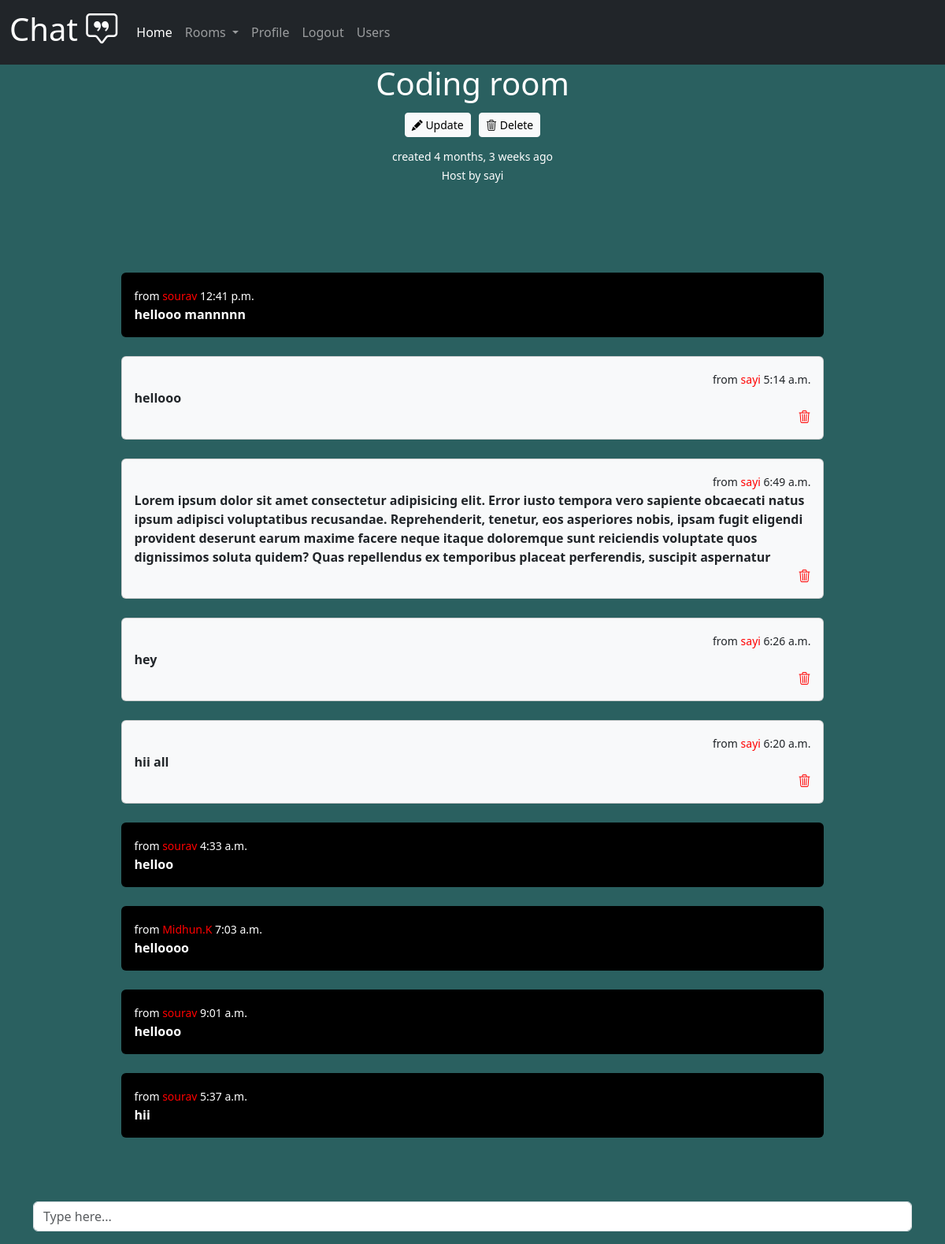
The page /room/35/ (signed in) on the database its author committed.
### home/models.py (models this page shows, shortened)
class Rooms(models.Model):
    name=models.CharField(max_length=250)
    user=models.ForeignKey(User,on_delete=models.CASCADE)
    password=models.CharField(max_length=250,null=True)
    created=models.DateTimeField(auto_now=True)
    updated=models.DateTimeField(auto_now_add=True)
    class Meta:
        ordering=['-created']

class Message(models.Model):
    body=models.TextField(max_length=1000,null=True,blank=True)
    user=models.ForeignKey(User,on_delete=models.CASCADE)
    rooms=models.ForeignKey(Rooms,on_delete=models.CASCADE)
    created=models.DateTimeField(auto_now=True)
    updated=models.DateTimeField(auto_now_add=True)
    class Meta:
        ordering=['-created']

### user/models.py (models this page shows)
class User(AbstractUser):
    email=models.EmailField(unique=True,null=True)
    img=models.ImageField(default='user.png',null=True)
    def __str__(self):
        return self.username
    class Meta:
        ordering=['-date_joined']
    USERNAME_FIELD='email'
    REQUIRED_FIELDS=[]

### home/views.py (the view, shortened to what this page needs)
# urls.py: path('room/<str:pk>/',views.room,name='room'),
@login_required(login_url='login')
def room(request,pk):
    rooms=Rooms.objects.get(id=pk)
    room_messages=rooms.message_set.all()
    context={'rooms':rooms,'room_messages':room_messages}
    return render(request,'room.html',context)

### home/templates/room.html (shortened to what this page needs)
{% extends 'main.html' %}
{% block content %}
<div class='text-white text-center '>
    <h1>{{rooms.name}}
        <br>
        {% if request.user == rooms.user %}
        <a class='btn btn-sm btn-light' href={% url 'updateroom' rooms.id %}><i class="bi bi-pencil-fill"></i> Update</a>
        <a class='btn btn-sm btn-light' href={% url 'deleteroom' rooms.id %}><i class="bi bi-trash3"></i> Delete</a>
        {% endif %}
    </h1>
    <small>created {{rooms.created|timesince}} ago </small><br>
    <small>Host by {{rooms.user}} </small>
</div>
<div id='parent'>
    <div>
        {% for message in room_messages %}
            {% if message.user == request.user %}
            <div class="card text-end bg-light">
                <div class="card-body">
                    <small>from <a href={% url 'profile' message.user.id %}>{{message.user}}</a> {{message.created|time}}</small><br>
                    <div class='text-start'>
                        <b>{{message.body}}</b>
                    </div>
                    <a href={% url 'deletemessage' message.id %}><i class="bi bi-trash3"></i></a>
                </div>
            </div>
            <br>
            {% else %}
            <div class="card text-start bg-black text-white">
                <div class="card-body ">
                    <small>from <a href={% url 'profile' message.user.id %}>{{message.user}}</a> {{message.created|time}}</small><br>
                    <div class='text-start'>
                        <b>{{message.body}}</b><br>
                    </div>
                </div>
            </div>
            <br>
            {% endif %}
        {% endfor %}
    </div>
    <div class='fixed-bottom container mb-3'>
        <form method='POST' action=''>
            <input type='text' name='body' class='form-control' placeholder='Type here...' />
        </form>
    </div>
</div>
{% endblock content %}

### rows shown on the page
Rooms: name "Coding room", created "4 months, 3 weeks", user "sayi"
Message: user "sourav", created "12:41 p.m.", body "hellooo mannnnn"
Message: user "sayi", created "5:14 a.m.", body "hellooo"
Message: user "sayi", created "6:49 a.m.", body "Lorem ipsum dolor sit amet consectetur adipisicing elit. Error iusto tempora vero sapiente obcaecati natus ipsum adipisci voluptatibus recusandae. Reprehenderit, tenetur, eos asperiores nobis, ipsam fugit eligendi provident deserunt earum maxime facere neque itaque doloremque sunt reiciendis voluptate quos dignissimos soluta quidem? Quas repellendus ex temporibus placeat perferendis, suscipit aspernatur"
Message: user "sayi", created "6:26 a.m.", body "hey"
Message: user "sayi", created "6:20 a.m.", body "hii all"
Message: user "sourav", created "4:33 a.m.", body "helloo"
Message: user "Midhun.K", created "7:03 a.m.", body "helloooo"
Message: user "sourav", created "9:01 a.m.", body "hellooo"
Message: user "sourav", created "5:37 a.m.", body "hii"
